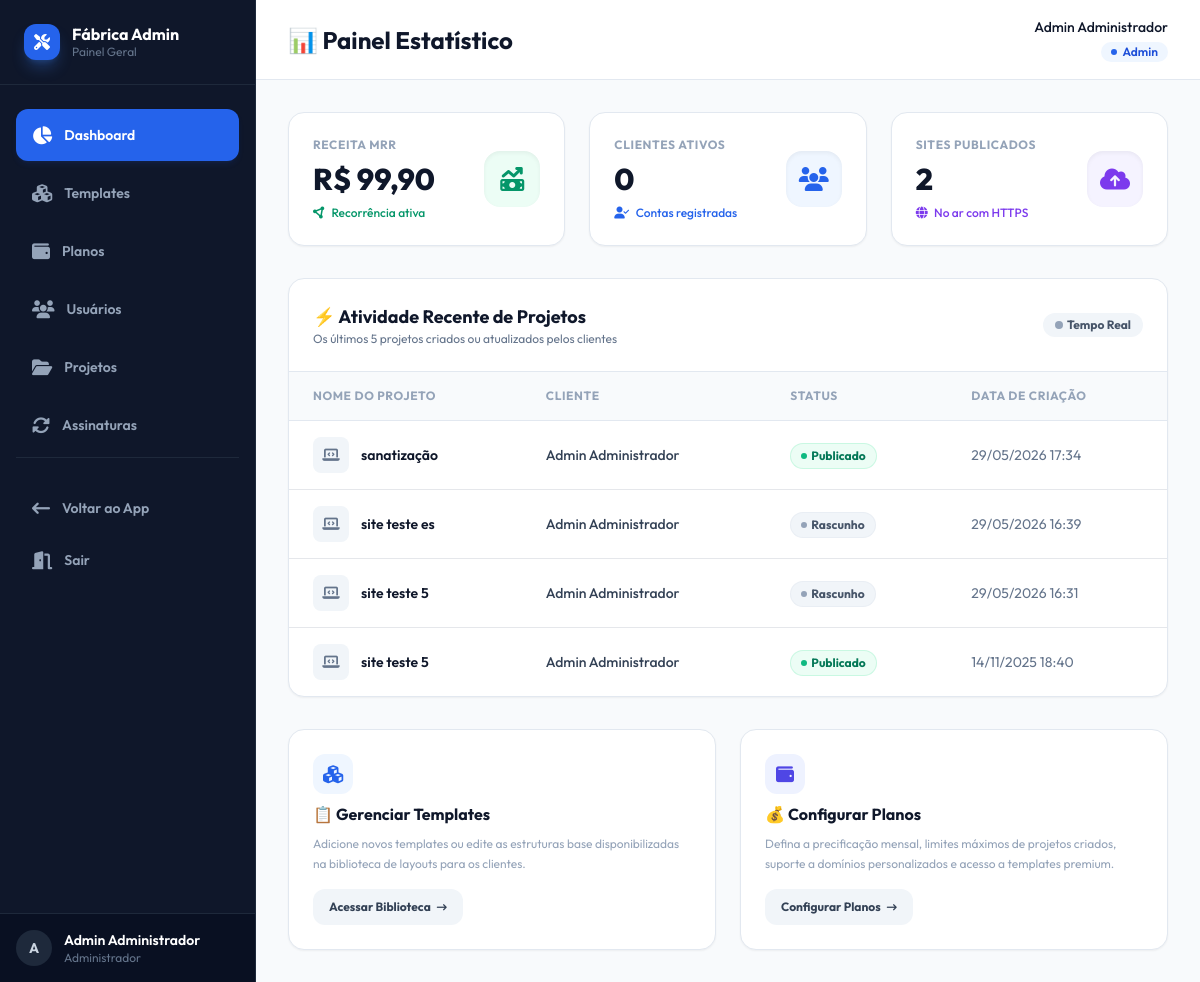
Page / (signed in) on the earlier database version.
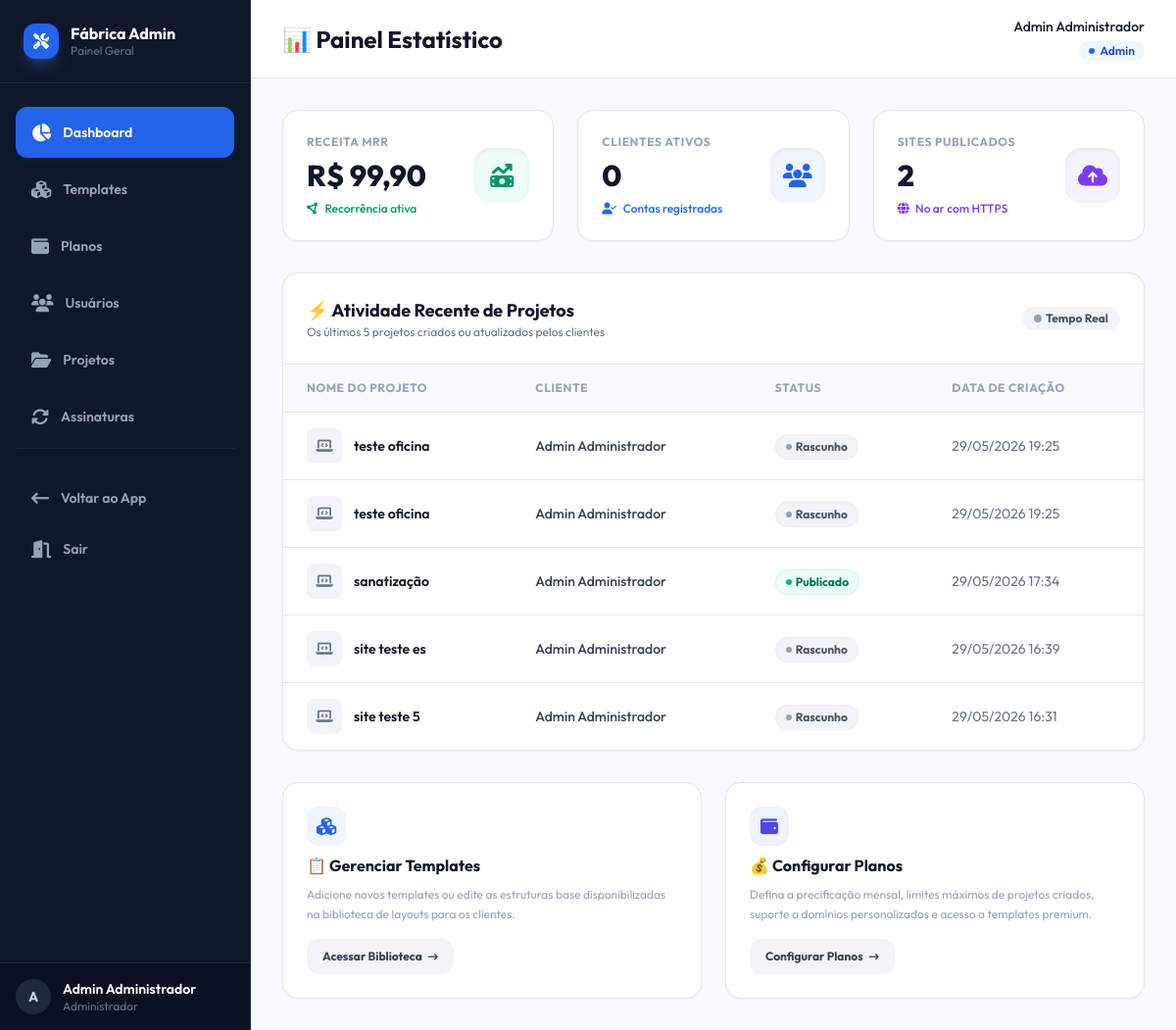
Same page on the later database version.
### tables this page shows
CREATE TABLE projects (
                id INTEGER PRIMARY KEY AUTOINCREMENT,
                user_id INTEGER NOT NULL,
                template_id INTEGER,
                name TEXT NOT NULL,
                description TEXT,
                custom_domain TEXT UNIQUE,
                subdomain TEXT UNIQUE,
                preview_url TEXT,
                published_url TEXT,
                html_content LONGTEXT,
                downloads_count INTEGER DEFAULT 0,
                views_count INTEGER DEFAULT 0,
                status TEXT DEFAULT 'draft' CHECK(status IN ('draft', 'published', 'archived', 'deleted')),
                is_published INTEGER DEFAULT 0,
                created_at DATETIME DEFAULT CURRENT_TIMESTAMP,
                updated_at DATETIME DEFAULT CURRENT_TIMESTAMP,
                deleted_at DATETIME, seo_title TEXT DEFAULT NULL, seo_description TEXT DEFAULT NULL, seo_image TEXT DEFAULT NULL,
                FOREIGN KEY (user_id) REFERENCES users(id) ON DELETE CASCADE,
                FOREIGN KEY (template_id) REFERENCES templates_library(id) ON DELETE SET NULL
            );

CREATE TABLE users (
                id INTEGER PRIMARY KEY AUTOINCREMENT,
                name TEXT NOT NULL,
                email TEXT UNIQUE NOT NULL,
                password TEXT NOT NULL,
                role TEXT DEFAULT 'user' CHECK(role IN ('user', 'admin')),
                domains_used INTEGER DEFAULT 0,
                subdomains_used INTEGER DEFAULT 0,
                status TEXT DEFAULT 'active' CHECK(status IN ('active', 'inactive', 'suspended')),
                created_at DATETIME DEFAULT CURRENT_TIMESTAMP,
                updated_at DATETIME DEFAULT CURRENT_TIMESTAMP,
                deleted_at DATETIME
            );

### app/Controllers/AdminController.php (called while the page is built, shortened)
<?php
class AdminController
{
    private $pdo;
    public function __construct()
    {
        $this->pdo = require __DIR__ . '/../../config/database.php';
    }
    public function dashboard()
        {
            $stmt = $this->pdo->query("
                SELECT p.name, p.status, p.created_at, u.name as user_name
                FROM projects p
                JOIN users u ON p.user_id = u.id
                ORDER BY p.updated_at DESC
                LIMIT 5
            ");
            $recentProjects = $stmt->fetchAll(\PDO::FETCH_ASSOC);
            include __DIR__ . '/../Views/admin/dashboard.php';
        }
}

### public/index.php (called while the page is built, shortened)
<?php
require_once __DIR__ . '/../config/routes.php';

### config/database.php (called while the page is built, shortened)
<?php
$dbFile = __DIR__ . '/../database/app.db';
try {
    $pdo = new \PDO('sqlite:' . $dbFile);
    $pdo->setAttribute(\PDO::ATTR_ERRMODE, \PDO::ERRMODE_EXCEPTION);
    $pdo->exec('PRAGMA foreign_keys = ON');
    return $pdo;
} catch (\PDOException $e) {
    die('Erro ao conectar ao banco SQLite: ' . $e->getMessage());
}

### app/Views/admin/dashboard.php (the view, shortened to what the changed rows need)
<!DOCTYPE html>
<html lang="pt-BR">
<head>
    <script src="https://cdn.tailwindcss.com"></script>
    <link rel="stylesheet" href="https://cdnjs.cloudflare.com/ajax/libs/font-awesome/6.4.0/css/all.min.css">
</head>
<body class="bg-slate-50 text-slate-800 flex min-h-screen">
    <main class="flex-1 ml-64 flex flex-col min-w-0">
        <header class="h-20 bg-white border-b border-slate-200 px-8 flex items-center justify-between sticky top-0 z-10">
            <div class="flex items-center gap-2">
                <h1 class="text-2xl font-bold text-slate-900 leading-tight">📊 Painel Estatístico</h1>
            </div>
        </header>
        <div class="p-8 space-y-8 max-w-[1600px] w-full mx-auto">
            <div class="bg-white border border-slate-200 rounded-2xl shadow-sm overflow-hidden">
                <div class="overflow-x-auto">
                    <table class="w-full border-collapse text-left">
                        <thead>
                            <tr class="bg-slate-50 border-b border-slate-200">
                                <th class="px-6 py-4 text-xs font-bold text-slate-400 uppercase tracking-wider">Nome do Projeto</th>
                                <th class="px-6 py-4 text-xs font-bold text-slate-400 uppercase tracking-wider">Cliente</th>
                                <th class="px-6 py-4 text-xs font-bold text-slate-400 uppercase tracking-wider">Status</th>
                                <th class="px-6 py-4 text-xs font-bold text-slate-400 uppercase tracking-wider">Data de Criação</th>
                            </tr>
                        </thead>
                        <tbody class="divide-y divide-slate-150">
                            <?php if (!empty($recentProjects)): ?>
                                <?php foreach ($recentProjects as $project): ?>
                                    <tr class="hover:bg-slate-50/50 transition-colors">
                                        <td class="px-6 py-4">
                                            <div class="flex items-center gap-3">
                                                <div class="h-9 w-9 bg-slate-100 rounded-lg flex items-center justify-center text-slate-500">
                                                    <i class="fa-solid fa-laptop-code text-sm"></i>
                                                </div>
                                                <span class="font-semibold text-slate-900 text-sm"><?= htmlspecialchars($project['name']) ?></span>
                                            </div>
                                        </td>
                                        <td class="px-6 py-4">
                                            <div class="flex items-center gap-2">
                                                <span class="font-medium text-slate-700 text-sm"><?= htmlspecialchars($project['user_name'] ?? 'Desconhecido') ?></span>
                                            </div>
                                        </td>
                                        <td class="px-6 py-4">
                                            <?php
                                                $status = strtolower($project['status'] ?? 'draft');
                                                if ($status === 'published' || $status === 'ativo' || (isset($project['is_published']) && $project['is_published'] == 1)) {
                                                    echo '<span class="inline-flex items-center gap-1 px-2.5 py-1 rounded-full text-xs font-bold bg-emerald-50 text-emerald-700 border border-emerald-200/50"><span class="w-1.5 h-1.5 rounded-full bg-emerald-500"></span> Publicado</span>';
                                                } else {
                                                    echo '<span class="inline-flex items-center gap-1 px-2.5 py-1 rounded-full text-xs font-bold bg-slate-100 text-slate-600 border border-slate-200/50"><span class="w-1.5 h-1.5 rounded-full bg-slate-400"></span> Rascunho</span>';
                                                }
                                            ?>
                                        </td>
                                        <td class="px-6 py-4 text-sm text-slate-500">
                                            <?= date('d/m/Y H:i', strtotime($project['created_at'])) ?>
                                        </td>
                                    </tr>
                                <?php endforeach; ?>
                            <?php endif; ?>
                        </tbody>
                    </table>
                </div>
            </div>
        </div>
    </main>
</body>
</html>

Differences in the rows shown:
no longer on this page (row unchanged): projects: name "site teste 5", user.name "Admin Administrador", status "published" (drawn), created_at "14/11/2025 18:40"
added projects: name "teste oficina", user.name "Admin Administrador", status "draft" (drawn), created_at "29/05/2026 19:25"
added projects: name "teste oficina", user.name "Admin Administrador", status "draft" (drawn), created_at "29/05/2026 19:25"
